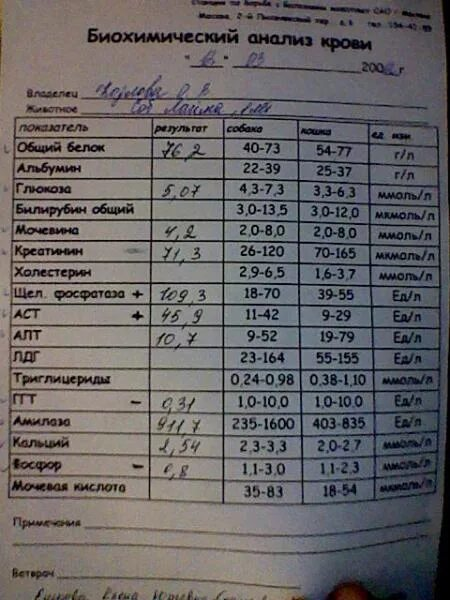
#> input picture app/image/analiz_1.jpg, 450 x 600 px
$ python -i preprocess_of_image.py   (imports and definitions only)
#> lines starting #> are read from the running program, lines starting #| are printed output that depends on the picture
from PIL import Image, ImageEnhance
import numpy as np
import matplotlib.pyplot as plt
import cv2

def get_parametres(img):
    img = np.array(img)
    img_mean = np.mean(img)
    img_std = np.std(img)

    return img_mean, img_std

def calculate_temp(contrast):
    return (1 + contrast * 5 / 130)

def adaptive_bilateral_filter(image):
    height, width = image.shape[:2]
    std_color = np.std(image, axis=(0, 1))
    avg_std_color = np.mean(std_color)
    contrast = np.std(image)
    temp = calculate_temp(contrast)
    d = int(max(5, min(width, height) // 10) / temp)
    sigmaColor = int(max(10, int(avg_std_color * 2)) / temp)
    sigmaSpace = int(max(5, min(width, height) // 20) / temp)
    filtered_image = cv2.bilateralFilter(image, d=d, sigmaColor=sigmaColor, sigmaSpace=sigmaSpace)
    return filtered_image


def needs_processing(image_path):
#> called with image_path = 'image/analiz_1.jpg'
    brightness = 0
    contrast = 0
    img = Image.open(image_path)
#> img is the input picture: PIL image 450x600 RGB; mean R, G, B 105.5, 102.5, 103.6
    bw_img = img.convert('L')
    img_array = np.array(bw_img)

    # Вычисляем среднее значение яркости и стандартное отклонение
    mean_brightness = np.mean(img_array)
#> mean_brightness = 103.5
    std_brightness = np.std(img_array)
#> std_brightness = 38.52


    if mean_brightness < 50 or mean_brightness > 150 or std_brightness < 20:
        brightness = 1

    hist, _ = np.histogram(img_array.flatten(), bins=256, range=[0, 256])
#> hist = 256 values, max 4041 at index 140, min 0 at index 176, mean 1054.7


    min_val = np.min(hist[hist > 0])
#> min_val = 1
    max_val = np.max(hist)
#> max_val = 4041


    contrast_threshold_hist = 0.1 * max_val
#> contrast_threshold_hist = 404.1
    if min_val < contrast_threshold_hist:
        contrast = 1

    return brightness, contrast

def process_image(image_path):
    brightness_needed, contrast_needed = needs_processing(image_path)

    img = Image.open(image_path)
    bw_img = img.convert('L')
    img_array = np.array(bw_img)

    # Если требуется коррекция яркости
    if brightness_needed:
        mean_brightness = np.mean(img_array)

        # Корректировка яркости
        if mean_brightness < 100:
            brightness_adjustment = 1 + (100 - mean_brightness) / 100  # Увеличиваем яркость
        elif mean_brightness > 150:
            brightness_adjustment = 1 - (mean_brightness - 150) / 100  # Уменьшаем яркость
        else:
            brightness_adjustment = 1

        enhancer = ImageEnhance.Brightness(bw_img)
        bw_img = enhancer.enhance(brightness_adjustment)

    img_array = np.array(bw_img)

    # Обработка контраста
    if contrast_needed:

        max_value = np.max(img_array[img_array > 0])
#> max_value = 179

        new_img_array = np.zeros_like(img_array)

        # Приводим значения к диапазону [0, max_value]
        if max_value > 0:
            new_img_array[img_array > 0] = (img_array[img_array > 0] / max_value) * max_value

        new_img_array = new_img_array.astype(np.uint8)

        result_img = Image.fromarray(new_img_array)
        result_img_2 = np.array(result_img)


        result_img_2 = adaptive_bilateral_filter(result_img_2)
#> in adaptive_bilateral_filter, `std_color = np.std(image, axis=(0, 1))`: std_color = 38.53
#> in adaptive_bilateral_filter, `temp = calculate_temp(contrast)`: temp = 2.48
#> in adaptive_bilateral_filter, `d = int(max(5, min(width, height) // 10) / temp)`: d = 18
#> in adaptive_bilateral_filter, `sigmaColor = int(max(10, int(avg_std_color * 2)) / temp)`: sigmaColor = 31
#> in adaptive_bilateral_filter, `sigmaSpace = int(max(5, min(width, height) // 20) / temp)`: sigmaSpace = 8
#> in adaptive_bilateral_filter, `filtered_image = cv2.bilateralFilter(image, d=d, sigmaColor=sigmaColor..`:
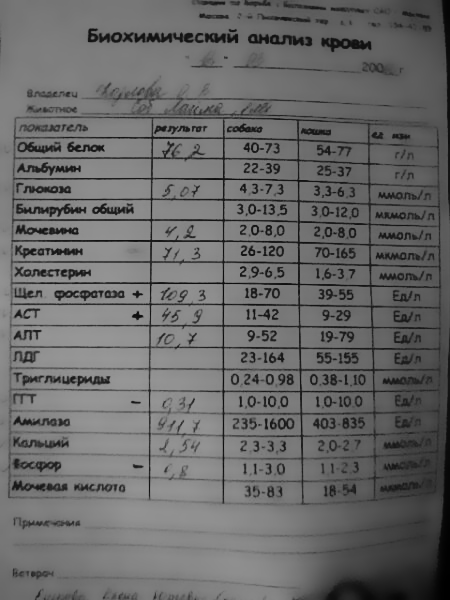
#> filtered_image: shape (600, 450); min 0, max 151, mean 105

        return result_img_2

    # Если коррекция контраста не требуется, просто возвращаем обработанное изображение
    return np.array(bw_img)


def display_images(original, processed, without_shum):
    plt.figure(figsize=(10, 5))


    plt.subplot(1, 3, 1)
    plt.imshow(original, cmap='gray')
    plt.title('Оригинальное изображение')
    plt.axis('off')

    plt.subplot(1, 3, 2)
    plt.imshow(processed, cmap='gray')
    plt.title('Обработанное изображение c шумом')
    plt.axis('off')

    plt.subplot(1, 3, 3)
    plt.imshow(without_shum, cmap='gray')
    plt.title('Обработанное изображение')
    plt.axis('off')

    plt.show()

>>> result = process_image('image/analiz_1.jpg')
